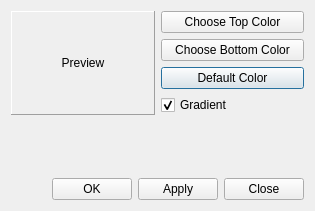
<?xml version="1.0" encoding="UTF-8"?>
<ui version="4.0">
 <class>BackgroundColor</class>
 <widget class="QDialog" name="BackgroundColor">
  <property name="windowModality">
   <enum>Qt::ApplicationModal</enum>
  </property>
  <property name="geometry">
   <rect>
    <x>0</x>
    <y>0</y>
    <width>315</width>
    <height>211</height>
   </rect>
  </property>
  <property name="minimumSize">
   <size>
    <width>315</width>
    <height>211</height>
   </size>
  </property>
  <property name="maximumSize">
   <size>
    <width>315</width>
    <height>211</height>
   </size>
  </property>
  <property name="windowTitle">
   <string>Background Color</string>
  </property>
  <property name="modal">
   <bool>true</bool>
  </property>
  <layout class="QGridLayout" name="gridLayout">
   <item row="0" column="0" rowspan="4">
    <widget class="QLabel" name="labelColorPreview">
     <property name="frameShape">
      <enum>QFrame::Panel</enum>
     </property>
     <property name="frameShadow">
      <enum>QFrame::Raised</enum>
     </property>
     <property name="text">
      <string>Preview</string>
     </property>
     <property name="alignment">
      <set>Qt::AlignCenter</set>
     </property>
    </widget>
   </item>
   <item row="0" column="1">
    <widget class="QPushButton" name="pushButtonTop">
     <property name="styleSheet">
      <string notr="true"/>
     </property>
     <property name="text">
      <string>Choose Top Color</string>
     </property>
     <property name="autoDefault">
      <bool>false</bool>
     </property>
    </widget>
   </item>
   <item row="1" column="1">
    <widget class="QPushButton" name="pushButtonBottom">
     <property name="text">
      <string>Choose Bottom Color</string>
     </property>
     <property name="autoDefault">
      <bool>false</bool>
     </property>
    </widget>
   </item>
   <item row="2" column="1">
    <widget class="QPushButton" name="pushButtonDefaultColor">
     <property name="text">
      <string>Default Color</string>
     </property>
    </widget>
   </item>
   <item row="3" column="1">
    <widget class="QCheckBox" name="checkBoxGrad">
     <property name="text">
      <string>Gradient</string>
     </property>
     <property name="checked">
      <bool>true</bool>
     </property>
    </widget>
   </item>
   <item row="4" column="0" colspan="2">
    <spacer name="verticalSpacer">
     <property name="orientation">
      <enum>Qt::Vertical</enum>
     </property>
     <property name="sizeHint" stdset="0">
      <size>
       <width>292</width>
       <height>49</height>
      </size>
     </property>
    </spacer>
   </item>
   <item row="5" column="0" colspan="2">
    <layout class="QHBoxLayout" name="horizontalLayout">
     <item>
      <spacer name="horizontalSpacer">
       <property name="orientation">
        <enum>Qt::Horizontal</enum>
       </property>
       <property name="sizeHint" stdset="0">
        <size>
         <width>40</width>
         <height>20</height>
        </size>
       </property>
      </spacer>
     </item>
     <item>
      <widget class="QPushButton" name="okButton">
       <property name="text">
        <string>OK</string>
       </property>
      </widget>
     </item>
     <item>
      <widget class="QPushButton" name="applyButton">
       <property name="text">
        <string>Apply</string>
       </property>
      </widget>
     </item>
     <item>
      <widget class="QPushButton" name="cancelButton">
       <property name="text">
        <string>Close</string>
       </property>
       <property name="autoDefault">
        <bool>false</bool>
       </property>
      </widget>
     </item>
    </layout>
   </item>
  </layout>
 </widget>
 <tabstops>
  <tabstop>checkBoxGrad</tabstop>
  <tabstop>pushButtonTop</tabstop>
  <tabstop>pushButtonBottom</tabstop>
  <tabstop>pushButtonDefaultColor</tabstop>
  <tabstop>okButton</tabstop>
  <tabstop>applyButton</tabstop>
  <tabstop>cancelButton</tabstop>
 </tabstops>
 <resources/>
 <connections>
  <connection>
   <sender>checkBoxGrad</sender>
   <signal>toggled(bool)</signal>
   <receiver>pushButtonBottom</receiver>
   <slot>setEnabled(bool)</slot>
   <hints>
    <hint type="sourcelabel">
     <x>71</x>
     <y>82</y>
    </hint>
    <hint type="destinationlabel">
     <x>203</x>
     <y>55</y>
    </hint>
   </hints>
  </connection>
 </connections>
</ui>
